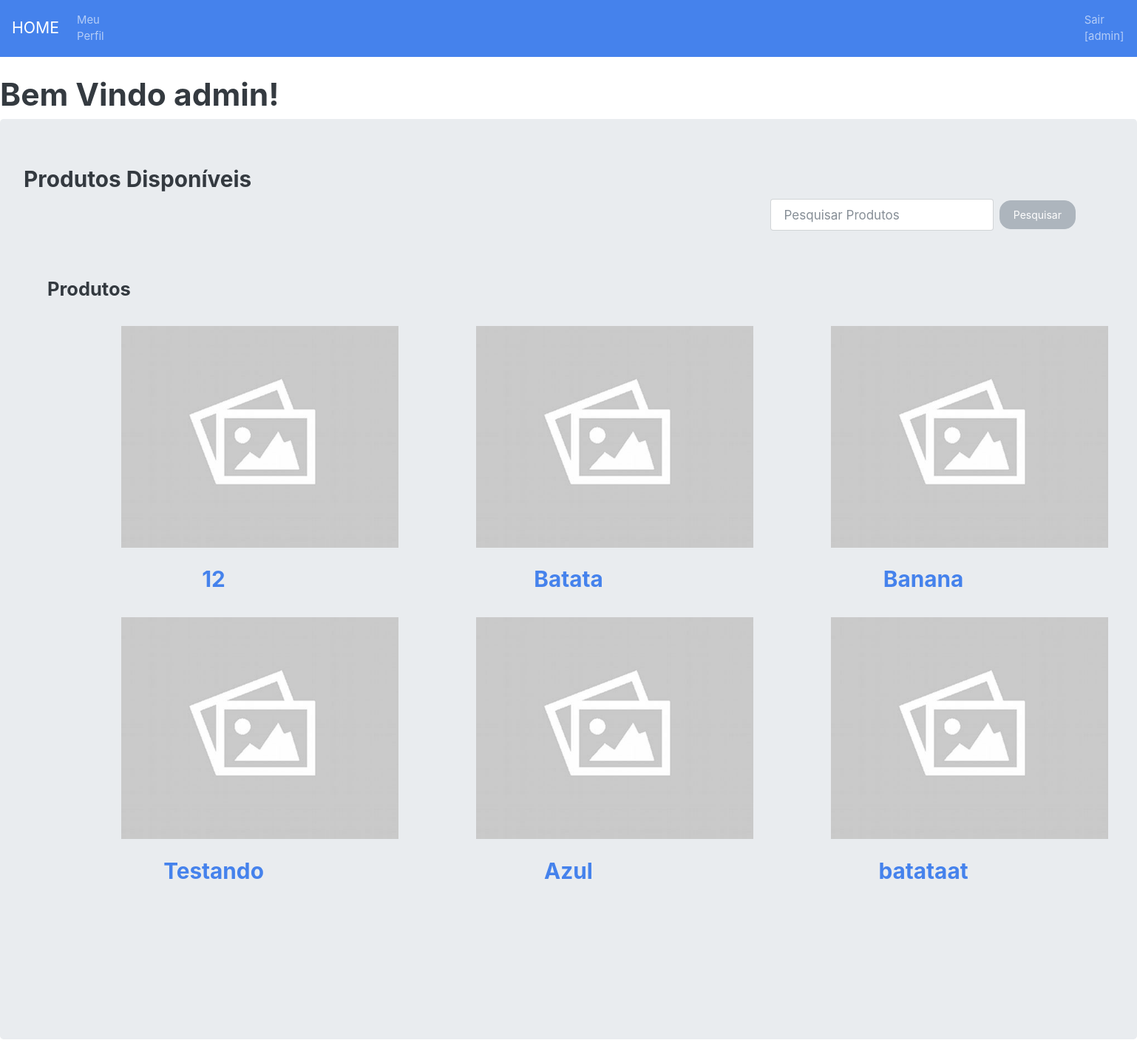
The app's page /WebContent/home.php (signed in) with its own data.
### tables this page shows
CREATE TABLE `tb_produtos` (
  `id_produto` int(11) NOT NULL,
  `nome_produto` varchar(50) NOT NULL,
  `valor_produto` float(10,2) NOT NULL,
  `descricao_produto` varchar(255) NOT NULL
);

### WebContent/home.php (the view, shortened to what this page needs)
<!DOCTYPE html>
<html>
<head>
	<link rel="stylesheet" type="text/css" href="css/bootstrap.min.css">
</head>
<body>
	<?php include 'menuclientelogado.php'; ?>
	<h1>Bem Vindo <?php echo $_SESSION['nome_user']; ?>!</h1>
	<div class="jumbotron">
		<?php
		include 'conn.php';
		$sql = "SELECT nome_produto
		FROM tb_produtos";
		$result = mysqli_query($conn, $sql);
	if (mysqli_affected_rows($conn) > 0) {
		?>
		<form class="form-inline my-2 my-lg-0" method="post" action="search.php">
			<h3>Produtos Disponíveis</h3>
			<input class="form-control mr-sm-2" style="margin-left: 1010px" type="text" placeholder="Pesquisar Produtos" name="search">
			<button class="btn btn-secondary my-2 my-sm-0" type="submit" name="submit-search">Pesquisar</button>
		</form>
		<div class="jumbotron" role="main">
			<div class="page-reader">
				<h4>Produtos</h4><br>
			</div>
			<div class="row">
				<?php $produtos = array();
				while ($produtos = mysqli_fetch_assoc($result)){	?>
					<div class="col-sm-6 col-md-4">
						<div class="thumbnail">
							<img src="images/empty.jpg" alt="..." style="height: 300px; margin-left: 100px"><br><br>
							<div class="caption text-center">
								<a href="detalhes.php?nome_produto=<?php echo $produtos['nome_produto']; ?>"><h3><?php echo $produtos['nome_produto']; ?></h3></a><br>
							</div>
						</div>
					</div>
				<?php } ?>
			</div>
		</div>
		<?php
	}else{
		echo "<h3>Não há produtos cadastrados</h3>";
	}
	?>
</div>
</body>
</html>

### WebContent/menuclientelogado.php (shortened to what this page needs)
<link rel="stylesheet" href="css/slate.css">
<nav class="navbar navbar-expand-lg navbar-dark bg-primary">
  <a class="navbar-brand" href="home.php">HOME</a>
  <div class="collapse navbar-collapse" id="navbarColor01">
    <ul class="navbar-nav mr-auto">
       <li class="nav-item">
        <a class="nav-link" href="perfil.php">Meu Perfil
        </a>
      </li>
      <li class="nav-item" style="margin-left: 1310px">
        <a class="nav-link" href="logout.php">Sair
          [<?php echo $_SESSION['nome_user']; ?>]</a>
      </li>
    </ul>
  </div>
</nav>
<br>

### records on screen
tb_produtos: nome_produto "12"
tb_produtos: nome_produto "Batata"
tb_produtos: nome_produto "Banana"
tb_produtos: nome_produto "Testando"
tb_produtos: nome_produto "Azul"
tb_produtos: nome_produto "batataat"

### other values on screen
$_SESSION['nome_user'] "admin"
